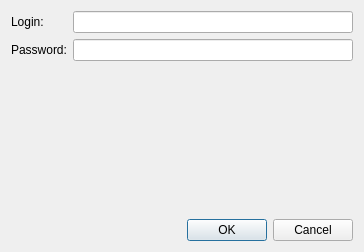
<?xml version="1.0" encoding="UTF-8"?>
<ui version="4.0">
 <class>AdminForm</class>
 <widget class="QWidget" name="AdminForm">
  <property name="geometry">
   <rect>
    <x>0</x>
    <y>0</y>
    <width>364</width>
    <height>252</height>
   </rect>
  </property>
  <property name="windowTitle">
   <string>Form</string>
  </property>
  <property name="styleSheet">
   <string notr="true">QWidget{background-color: #CCCCFF}
QLabel {background-color: #CCCCFF}
QPushButton {background-color: #FFFF00}
QDialogButtonBox {background-color: #FFFFCC};</string>
  </property>
  <layout class="QVBoxLayout" name="verticalLayout">
   <item>
    <layout class="QFormLayout" name="formLayout">
     <item row="1" column="0">
      <widget class="QLabel" name="passwordLabel">
       <property name="text">
        <string>Password:</string>
       </property>
      </widget>
     </item>
     <item row="0" column="0">
      <widget class="QLabel" name="loginLabel">
       <property name="text">
        <string>Login:</string>
       </property>
      </widget>
     </item>
     <item row="0" column="1">
      <widget class="QLineEdit" name="loginEdit"/>
     </item>
     <item row="1" column="1">
      <widget class="QLineEdit" name="passwordEdit">
       <property name="echoMode">
        <enum>QLineEdit::Password</enum>
       </property>
      </widget>
     </item>
    </layout>
   </item>
   <item>
    <spacer name="verticalSpacer">
     <property name="orientation">
      <enum>Qt::Vertical</enum>
     </property>
     <property name="sizeHint" stdset="0">
      <size>
       <width>20</width>
       <height>40</height>
      </size>
     </property>
    </spacer>
   </item>
   <item>
    <widget class="QDialogButtonBox" name="buttonBox">
     <property name="standardButtons">
      <set>QDialogButtonBox::Cancel|QDialogButtonBox::Ok</set>
     </property>
    </widget>
   </item>
  </layout>
 </widget>
 <resources/>
 <connections/>
</ui>
